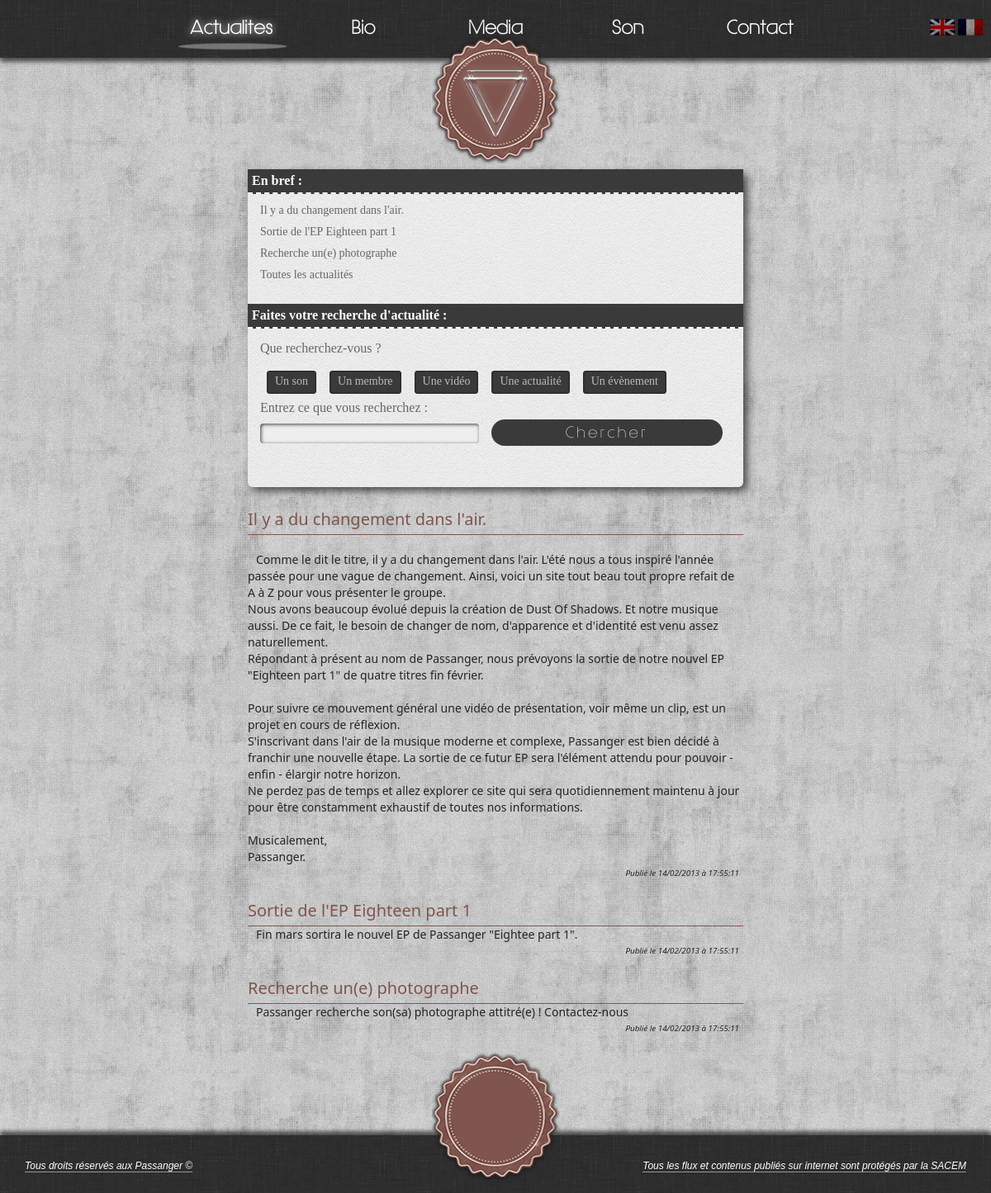
Page /fr-news on the committed database.
### tables this page shows
CREATE TABLE IF NOT EXISTS `links` (
  `idLinks` smallint(5) unsigned NOT NULL AUTO_INCREMENT,
  `text` varchar(200) NOT NULL,
  `href` mediumtext NOT NULL,
  `lang` varchar(2) NOT NULL,
  PRIMARY KEY (`idLinks`)
);

CREATE TABLE IF NOT EXISTS `actus` (
  `idActus` smallint(5) unsigned NOT NULL AUTO_INCREMENT,
  `nom_table` varchar(255) NOT NULL,
  `title` varchar(250) NOT NULL,
  `body` longtext NOT NULL,
  `date` int(11) NOT NULL,
  `lang` varchar(2) NOT NULL,
  PRIMARY KEY (`idActus`)
);

CREATE TABLE IF NOT EXISTS `event` (
  `idEvent` smallint(5) NOT NULL AUTO_INCREMENT,
  `nom_table` varchar(255) NOT NULL,
  `title` varchar(255) NOT NULL,
  `body` text NOT NULL,
  `date` int(11) NOT NULL,
  `type` varchar(11) NOT NULL,
  `lang` varchar(2) NOT NULL,
  PRIMARY KEY (`idEvent`)
);

### class/Session.php (called while the page is built, shortened)
<?php
class Session{
    public function __construct($sessionName = 'anonyme',$cookieParams = array(), $timeout = 3600){
        $this->sessionName = (string) $sessionName;
        $this->cookieParams = array_merge(
			session_get_cookie_params(),
			$cookieParams
        );
    }
    public function write($key, $value){
        return $this;
    }
    public function read($key, $default = NULL){
        return (isset($_SESSION[$key]))? $_SESSION[$key] : $default;
    }
}

### bootstrap.php (called while the page is built, shortened)
<?php
    require_once 'class/Session.php';
    $session = new Session();

### class/Links.php (called while the page is built)
<?php
class Links{
    private $pdo = null;
    private $lang = null;
    public function __construct($pdo, $lang){
        $this->pdo = $pdo;
        $this->lang = $lang;
    }
    public function getAllLinks(){
        $request = "SELECT idLinks, text, href
			FROM links
			WHERE lang='".$this->lang."'";
		$links_array = array();
        try{
            $result = $this->pdo->query($request);
            while($ligne = $result->fetch(PDO::FETCH_ASSOC)){
                    $links_array[$ligne['idLinks']] = $ligne;
            }
            return $links_array;
        }catch(PDOException $e){
            print $e->getMessage();
        }
        return array();
    }
}

### sort_actu_header.php (called while the page is built, shortened)
<?php
require_once 'class/Actus.php';
require_once 'class/Event.php';
$actus = new Actus($pdo, $session->read('langue'));
$actusInformation = $actus->getAllActus();
$event = new Event($pdo, $session->read('langue'));
$eventInformation = $event->getAllEvent();
$size_event = count($eventInformation);
$size_actus = count($actusInformation);
$cpt = 0;
$key_actus = array_keys($actusInformation);
$key_event = array_keys($eventInformation);
$cpt_event = 0;
$cpt_actu = 0;

### class/Event.php (called while the page is built, shortened)
<?php
class Event{
    private $pdo = null;
    private $lang = null;
    public function __construct($pdo, $lang){
        $this->pdo = $pdo;
        $this->lang = $lang;
    }
    public function getAllEvent(){
        $request = "SELECT idEvent, title, body , date, type
			FROM event
			WHERE lang='".$this->lang."'
			ORDER BY date DESC";
        $event_array = array();
        try {
            $result = $this->pdo->query($request);
            while($ligne = $result->fetch(PDO::FETCH_ASSOC)){
				$event_array[$ligne['idEvent']] = $ligne;
            }
            return $event_array;
        } catch(PDOException $e) {
            print $e->getMessage();
        }
        return array();
    }
}

### class/Actus.php (called while the page is built, shortened)
<?php
class Actus{
    private $pdo = null;
    private $lang = null;
    public function __construct($pdo, $lang){
        $this->pdo = $pdo;
        $this->lang = $lang;
    }
    public function getAllActus(){
        $request = "SELECT idActus, title, body , date
			FROM actus
			WHERE lang='".$this->lang."'
			ORDER BY date DESC";
        $actus_array = array();
        try {
            $result = $this->pdo->query($request);
            while($ligne = $result->fetch(PDO::FETCH_ASSOC)){
				$actus_array[$ligne['idActus']] = $ligne;
            }
            return $actus_array;
        } catch(PDOException $e) {
            print $e->getMessage();
        }
        return array();
    }
}

### news.php (the view, shortened to what this page needs)
<?php
require_once 'class/Actus.php';
require_once 'class/Event.php';
require_once 'sort_actu_header.php';
?>
<div id="selecteur">
    <div id="content_bis">
	<h3><?php echo IN_FEW_WORDS . BEFORE_TWO_POINT; ?>:</h3>
	<ul>
	    <?php
	    while ($cpt_event < $size_event && $cpt_actu < $size_actus) {
		if ($actusInformation[$key_actus[$cpt_actu]]['date'] < $eventInformation[$key_event[$cpt_event]]['date']) {
		    $this_actu = $eventInformation[$key_event[$cpt_event]];
		    $cpt_event++;
		} else {
		    $this_actu = $actusInformation[$key_actus[$cpt_actu]];
		    $cpt_actu++;
		}
		?>
    	    <li id="news_<?php echo $cpt; ?>" onclick="load_news_text('<?php echo (isset($this_actu['idActus']) ? $this_actu['idActus'] . "','news" : $this_actu['idEvent'] . "','event"); ?>');">
		    <?php echo $this_actu['title']; ?>
    	    </li>
		<?php
		$cpt++;
	    }
	    $rest_array = ($cpt_event == $size_event ? $actusInformation : $eventInformation);
	    $rest_cpt = ($cpt_event == $size_event ? $cpt_actu : $cpt_event);
	    $rest_key = ($cpt_event == $size_event ? $key_actus : $key_event);
	    while ($rest_cpt < count($rest_array)) {
		?>
    	    <li id="news_<?php echo $cpt; ?>" onclick="load_news_text('<?php echo (isset($rest_array[$rest_key[$rest_cpt]]['idActus']) ? $rest_array[$rest_key[$rest_cpt]]['idActus'] . "','news" : $rest_array[$rest_key[$rest_cpt]]['idEvent'] . "','event"); ?>');">
		    <?php echo $rest_array[$rest_key[$rest_cpt]]['title']; ?>
    	    </li>
		<?php
		$rest_cpt++;
		$cpt++;
	    }
	    ?>
	    <li onclick="sort_actu();">
		<?php echo ALL_NEWS; ?>
	    </li>
	</ul>
    </div>
     <div id="content_form" style="overflow:hidden;display:none">
	<h3><?php echo SEARCH_FORM_ADVICE; ?></h3>
	<div id="my_news_search" >
	    <label style="display:block;"><?php echo SEARCH_TYPE; ?></label><br/>
	    <div id="content_answer" >
		<div id="a_sound" class="div_answer"><?php echo A_SOUND; ?></div>
		<div id="a_member" class="div_answer"><?php echo A_MEMBER; ?></div>
		<div id="a_video" class="div_answer"><?php echo A_VIDEO; ?></div>
		<div id="a_news" class="div_answer"><?php echo A_NEWS; ?></div>
		<div id="a_event" class="div_answer"><?php echo AN_EVENT; ?></div>
	    </div>
	    <label style="display:block;margin-bottom:10px;"><?php echo ENTER_YOUR_SEARCH; ?></label>
	    <input id="search_value_id" type="text" name="search_value" class="input_text_passive" required/>
	    <button class="button" id="form_search_action" onclick="if(!verif_search())return false;"> <?php echo SEARCH; ?> </button>
	</div>
    </div>
</div>
<div id="conteneur-news">
    <div id="article" class="jScrollbar3 news-content content-responsive">
	<div id="article_content" class="jScrollbar_mask">
	    <?php include 'sort_actu.php'; ?>
	</div>
    </div>
</div>

### page/header.phtml
<?php
	require_once 'class/Links.php';
	$links = new Links($pdo,$session->read('langue'));
	$linksInformation = $links->getAllLinks();
    $tag_langue = isset($_SESSION['langue'])?$_SESSION['langue']:'fr';
	$actual_url = ($_SERVER['REQUEST_URI'] == '/'?'/'.$tag_langue.'-home':$_SERVER['REQUEST_URI']);
?>
<header>
<div id="header_block">
	<div id="language">
		<a href="set_language.php?lang=en" title="English Version">
			<img src="public/media/image/flag_en.png" alt="Traduire en anglais"/>
		</a>
		<a href="set_language.php?lang=fr" title="Version Française">
			<img src="public/media/image/flag_fr.png" alt="Traduire en français"/>
		</a>
	</div>
	<div id="header">
		<ul>
		<?php
			foreach($linksInformation as $this_link_information){
				$id_css_array = explode('.',$this_link_information['href']);
				$id_css = reset($id_css_array);
				$url_tab = '/'.$tag_langue.'-'.$this_link_information['href'];
				if($this_link_information['href'] != 'home'){
					echo '
		<li '.(($actual_url == $url_tab)?'class="selected menu"':'class="menu"').' id="'.$id_css.'">
			<a href="'.$tag_langue.'-'.$this_link_information['href'].'#content-starting">'.
				$this_link_information['text'].'
			</a>
		</li>';
				}
			}
		?>
		</ul>
		<div id="box">
			<div id="rectangle">
			</div>
		</div>
	</div>
	<div id="logo">
		<a href="<?php echo $tag_langue; ?>-home">
		</a>
	</div>
</div>
</header>

### sort_actu.php (shortened to what this page needs)
<?php
require_once 'bootstrap.php';
require_once 'sort_actu_header.php';
$cpt_event = 0;
$cpt_actu = 0;
while ($cpt_event < $size_event && $cpt_actu < $size_actus) {
    if ($actusInformation[$key_actus[$cpt_actu]]['date'] < $eventInformation[$key_event[$cpt_event]]['date']) {
	$this_actu = $eventInformation[$key_event[$cpt_event]];
	$cpt_event++;
    } else {
	$this_actu = $actusInformation[$key_actus[$cpt_actu]];
	$cpt_actu++;
    }
    ?>
    <article>
        <div class="article_block">
    	<div class="titre <?php echo (isset($this_actu['type']) ? 'event_margin' : ''); ?>"><?php echo $this_actu['title']; ?></div>
    	<div class="content_article">
    	    <p>
		    <?php echo nl2br($this_actu['body'] . "\n"); ?>
		    <?php echo "<p class='published'>" . DATE_PUBLISHED . " ", date("d/m/Y " . AT . " H:i:s", $this_actu['date']), "</p>"; ?>
    	    </p>
    	</div>
        </div>
    </article>
    <?php
}
$rest_array = ($cpt_event == $size_event ? $actusInformation : $eventInformation);
$rest_cpt = ($cpt_event == $size_event ? $cpt_actu : $cpt_event);
$rest_key = ($cpt_event == $size_event ? $key_actus : $key_event);
while ($rest_cpt < count($rest_array)) {
    ?>
    <article>
        <div class="article_block">
    	<div class="titre <?php echo (isset($rest_array[$rest_key[$rest_cpt]]['type']) ? 'event_margin' : ''); ?>"><?php echo $rest_array[$rest_key[$rest_cpt]]['title']; ?></div>
    	<div class="content_article">
    	    <p>
		    <?php echo nl2br($rest_array[$rest_key[$rest_cpt]]['body'] . "\n"); ?>
		    <?php echo "<p class='published'>" . DATE_PUBLISHED . " ", date("d/m/Y " . AT . " H:i:s", $rest_array[$rest_key[$rest_cpt]]['date']), "</p>"; ?>
    	    </p>
    	</div>
        </div>
    </article>
    <?php
    $rest_cpt++;
}
?>

### public/css/responsiv.css (style rules this page uses)
@media screen and (max-width: 1210px) { #article { float: left; margin-left: 20px; } }
@media screen and (max-width: 1210px) { #selecteur { position:static; margin:135px auto 0; max-width:600px; min-height:385px; height:385px; border-radius: 6px; -moz-border-radius: 6px; -webkit-border-radius: 6px; -o-border-radius: 6px; -ms-border-radius: 6px; } }
@media screen and (max-width: 1210px) { #content_answer { height:auto; text-align:center; } }
@media screen and (max-width: 1210px) { #content_form .button { float:left; margin:-5px 0 0 15px; width:280px; } }
@media screen and (max-width: 1210px) { #conteneur-news { margin:25px auto; } }
@media screen and (max-width: 1210px) { .input_text_passive, .input_text_active { width:265px; float: left; } }

### rows in the picture
links: text "Actualites"
links: text "Bio"
links: text "Media"
links: text "Son"
links: text "Contact"
actus: title "Il y a du changement dans l'air.", idActus+body "Comme le dit le titre, il y a du changement dans l'air. L'été nous a tous inspiré l'année passée pour une vague de changement. Ainsi, voici un site tout beau tout propre refait de A à Z pour vous présenter le groupe. Nous avons beaucoup évolué depuis la création de Dust Of Shadows. Et notre musique aussi. De ce fait, le besoin de changer de nom, d'apparence et d'identité est venu assez naturellement. Répondant à présent au nom de Passanger, nous prévoyons la sortie de notre nouvel EP \"Eighteen part 1\" de quatre titres fin février. Pour suivre ce mouvement général une vidéo de présentation, voir même un clip, est un projet en cours de réflexion. S'inscrivant dans l'air de la musique moderne…", idActus+date "14/02/2013 à 17:55:11"
event: title "Sortie de l'EP Eighteen part 1"

### other values in the picture
IN_FEW_WORDS "En bref"
$rest_array[$rest_key[$rest_cpt]]['title'] "Recherche un(e) photographe"
ALL_NEWS "Toutes les actualités"
SEARCH_FORM_ADVICE "Faites votre recherche d'actualité :"
SEARCH_TYPE "Que recherchez-vous ?"
A_SOUND "Un son"
A_MEMBER "Un membre"
A_VIDEO "Une vidéo"
A_NEWS "Une actualité"
AN_EVENT "Un évènement"
ENTER_YOUR_SEARCH "Entrez ce que vous recherchez :"
SEARCH "Chercher"
$rest_array[$rest_key[$rest_cpt]]['body'] . "\n" "Fin mars sortira le nouvel EP de Passanger \"Eightee part 1\"."
$rest_array[$rest_key[$rest_cpt]]['body'] . "\n" "Passanger recherche son(sa) photographe attitré(e) ! Contactez-nous"
COPYRIGHT "Tous droits réservés aux Passanger ©"
